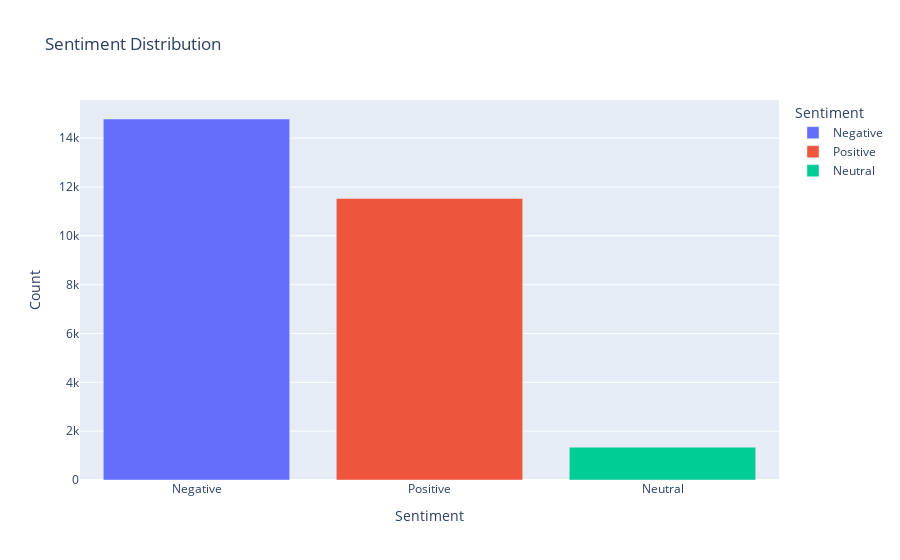

This figure's notebook cell:
### Code cell
# Calculate sentiment counts
sentiment_counts = df['sentiment'].value_counts().reset_index()
sentiment_counts.columns = ['sentiment', 'count']

# Plotting the bar chart using Plotly
fig = px.bar(sentiment_counts, x='sentiment', y='count', color='sentiment',
             labels={'count': 'Count', 'sentiment': 'Sentiment'},
             title='Sentiment Distribution')

# Show the plot
fig.show()

### Figure 1 — Plotly figure (JSON) as saved in the notebook; plotly's stock layout.template omitted (floating-point values rounded to 4 significant figures)
{"data": [{"alignmentgroup": "True", "hovertemplate": "Sentiment=%{x}<br>Count=%{y}<extra></extra>", "legendgroup": "Negative", "marker": {"color": "#636efa", "pattern": {"shape": ""}}, "name": "Negative", "offsetgroup": "Negative", "orientation": "v", "showlegend": true, "textposition": "auto", "type": "bar", "x": ["Negative"], "xaxis": "x", "y": [14784], "yaxis": "y"}, {"alignmentgroup": "True", "hovertemplate": "Sentiment=%{x}<br>Count=%{y}<extra></extra>", "legendgroup": "Positive", "marker": {"color": "#EF553B", "pattern": {"shape": ""}}, "name": "Positive", "offsetgroup": "Positive", "orientation": "v", "showlegend": true, "textposition": "auto", "type": "bar", "x": ["Positive"], "xaxis": "x", "y": [11533], "yaxis": "y"}, {"alignmentgroup": "True", "hovertemplate": "Sentiment=%{x}<br>Count=%{y}<extra></extra>", "legendgroup": "Neutral", "marker": {"color": "#00cc96", "pattern": {"shape": ""}}, "name": "Neutral", "offsetgroup": "Neutral", "orientation": "v", "showlegend": true, "textposition": "auto", "type": "bar", "x": ["Neutral"], "xaxis": "x", "y": [1345], "yaxis": "y"}], "layout": {"autosize": true, "barmode": "relative", "legend": {"title": {"text": "Sentiment"}, "tracegroupgap": 0}, "title": {"text": "Sentiment Distribution"}, "xaxis": {"anchor": "y", "autorange": true, "categoryarray": ["Negative", "Positive", "Neutral"], "categoryorder": "array", "domain": [0, 1], "range": [-0.5, 2.5], "title": {"text": "Sentiment"}, "type": "category"}, "yaxis": {"anchor": "x", "autorange": true, "domain": [0, 1], "range": [0, 15560.0], "title": {"text": "Count"}, "type": "linear"}}}
